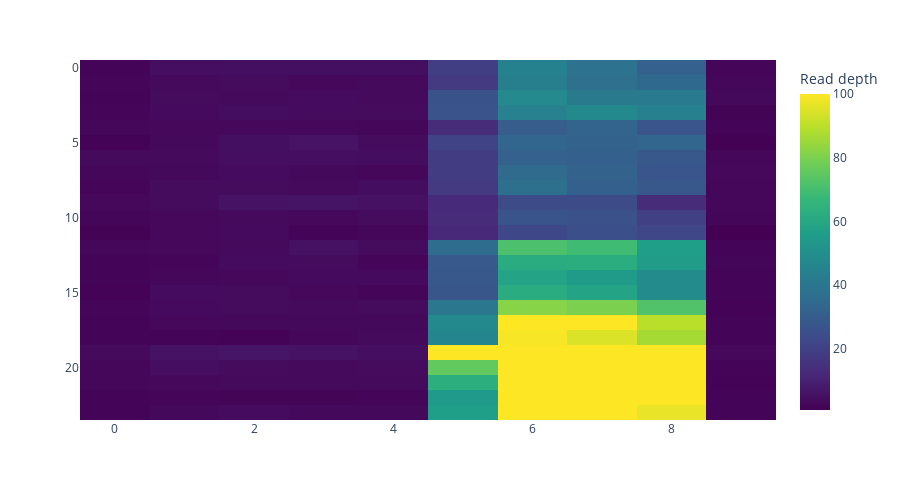

This figure's notebook cell:
### Code cell
Z_med = linkage(medium_egfr_df.values, method = "ward", metric = "euclidean")
row_order_med = leaves_list(Z_med)

ordered_data_med = medium_egfr_df.values[row_order_med, :]
fig = px.imshow(ordered_data_med,
                width = 900, height=500,
                color_continuous_scale='viridis',
                labels = {"color": "Read depth"},
                aspect = 'auto',
                zmax = 100)
fig.show()

### Figure 1 — Plotly figure (JSON) as saved in the notebook; plotly's stock layout.template omitted (floating-point values rounded to 4 significant figures; data arrays with more than 128 entries replaced by an {"elided": "..."} marker saying what was removed)
{"data": [{"coloraxis": "coloraxis", "hovertemplate": "x: %{x}<br>y: %{y}<br>Read depth: %{z}<extra></extra>", "name": "0", "type": "heatmap", "xaxis": "x", "yaxis": "y", "z": {"elided": "24x10 float values"}}], "layout": {"coloraxis": {"cmax": 100, "cmin": 0.7835, "colorbar": {"title": {"text": "Read depth"}}, "colorscale": [[0, "#440154"], [0.1111, "#482878"], [0.2222, "#3e4989"], [0.3333, "#31688e"], [0.4444, "#26828e"], [0.5556, "#1f9e89"], [0.6667, "#35b779"], [0.7778, "#6ece58"], [0.8889, "#b5de2b"], [1, "#fde725"]]}, "height": 500, "margin": {"t": 60}, "width": 900, "xaxis": {"anchor": "y", "domain": [0, 1]}, "yaxis": {"anchor": "x", "autorange": "reversed", "domain": [0, 1]}}}
